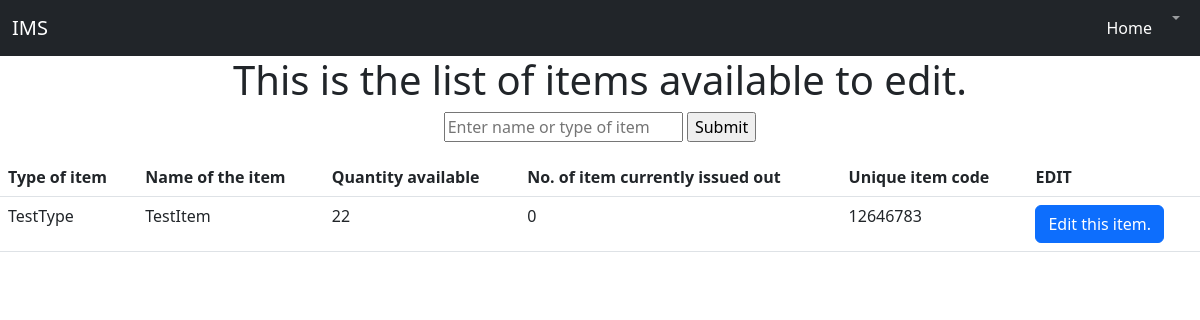
/inventory/edititem/, run on an earlier commit of the app's database.
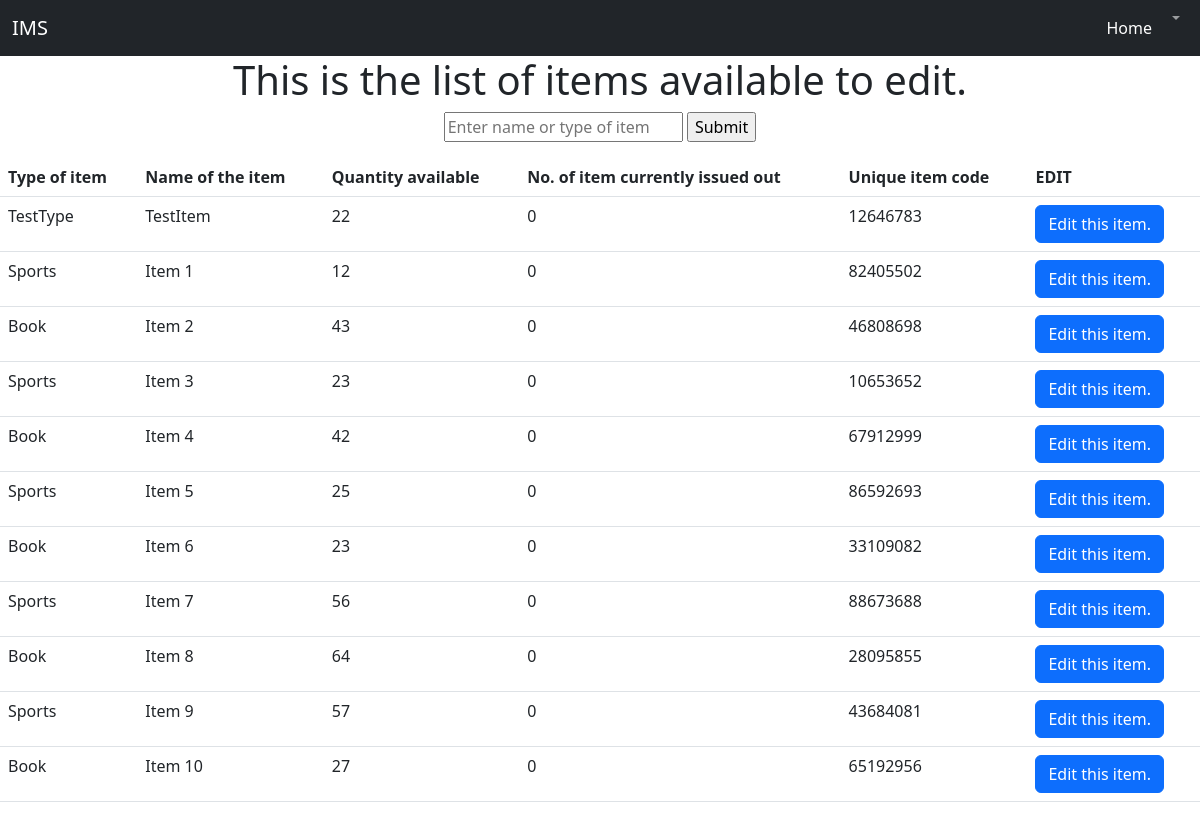
And on a later commit of the database.
### fnapp/models.py (models this page shows, shortened)
class Item(models.Model):
    type_of_item = models.CharField(max_length=20)
    name_of_item = models.CharField(max_length=20)
    total_qty = models.IntegerField(default=0)
    current_out = models.IntegerField(default=0)
    unique_code = models.IntegerField(default=random.randint(10_000_000, 99_999_999), editable = False)
    added_on = models.DateTimeField(auto_now_add = True, editable = False)

### fnapp/views.py (the view)
# urls.py: path('edititem/', views.edit_item, name='edititem'),
def edit_item(request):
    item_list = Item.objects.all()
    context = {'item_list' : item_list, "type" : "edit"}
    return render(request, 'fnapp/detailspage.html', context)

### templates/fnapp/detailspage.html (shortened to what this page needs)
<!DOCTYPE html5>
<html lang="en">
<head>
    <link href="https://cdn.jsdelivr.net/npm/bootstrap@5.2.0-beta1/dist/css/bootstrap.min.css" rel="stylesheet">
</head>
<body>
    <nav class="navbar navbar-expand-lg navbar-dark bg-dark">
        <div class="container-fluid">
          <a class="navbar-brand" href="#">IMS</a>
          <div class="ms-auto">
            <div class="collapse navbar-collapse" id="navbarSupportedContent">
                <ul class="navbar-nav me-auto mb-2 mb-lg-0">
                <li class="nav-item">
                    <a class="nav-link active" aria-current="page" href="http://127.0.0.1:8000/ ">Home</a>
                </li>
                <li class="nav-item dropdown">
                    <a class="nav-link dropdown-toggle" href="#" id="navbarDropdown" role="button" data-bs-toggle="dropdown" aria-expanded="false">
                    </a>
                </li>
                </ul>
            </div>
        </div>
        </div>
      </nav>
    <h1 style="text-align:center;">This is the list of items available to {{type}}.</h1>
    {% if type == "edit" %}
        <form action="{% url 'fnapp:filter' %}" method="post" style="text-align: center;">
            <input type="text" name="item" id="item" placeholder="Enter name or type of item" required>
            <input type="submit" value="Submit">
        </form>
        <table class="table">
            <tr>
                <th>Type of item</th>
                <th>Name of the item</th>
                <th>Quantity available</th>
                <th>No. of item currently issued out</th>
                <th>Unique item code</th>
                <th>EDIT</th>
            </tr>
            {% for thing in item_list %}
                <tr >
                    <td>{{thing.type_of_item}}</td>
                    <td>{{thing.name_of_item}}</td>
                    <td>{{thing.total_qty}}</td>
                    <td>{{thing.current_out}}</td>
                    <td>{{thing.unique_code}}</td>
                    {%if thing.total_qty > 0 %}
                    <td><a class="btn btn-primary" href="{% url 'fnapp:edititemtwo' thing.unique_code %}">Edit this item.</a></td>
                    {% endif %}
                </tr>
            {% endfor %}
        </table><br>
        {% endif %}
</body>
</html>

What changed in the data, as far as the page shows it:
added Item: type_of_item "Sports", name_of_item "Item 1", total_qty "12", current_out "0", unique_code "82405502", shows "Edit this item."
added Item: type_of_item "Book", name_of_item "Item 2", total_qty "43", current_out "0", unique_code "46808698", shows "Edit this item."
added Item: type_of_item "Sports", name_of_item "Item 3", total_qty "23", current_out "0", unique_code "10653652", shows "Edit this item."
added Item: type_of_item "Book", name_of_item "Item 4", total_qty "42", current_out "0", unique_code "67912999", shows "Edit this item."
added Item: type_of_item "Sports", name_of_item "Item 5", total_qty "25", current_out "0", unique_code "86592693", shows "Edit this item."
added Item: type_of_item "Book", name_of_item "Item 6", total_qty "23", current_out "0", unique_code "33109082", shows "Edit this item."
added Item: type_of_item "Sports", name_of_item "Item 7", total_qty "56", current_out "0", unique_code "88673688", shows "Edit this item."
added Item: type_of_item "Book", name_of_item "Item 8", total_qty "64", current_out "0", unique_code "28095855", shows "Edit this item."
added Item: type_of_item "Sports", name_of_item "Item 9", total_qty "57", current_out "0", unique_code "43684081", shows "Edit this item."
added Item: type_of_item "Book", name_of_item "Item 10", total_qty "27", current_out "0", unique_code "65192956", shows "Edit this item."
